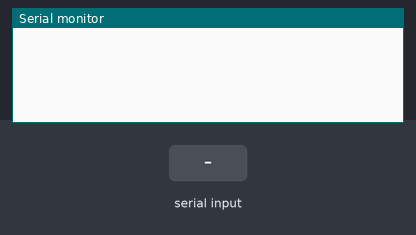
Bench run of a sketch on a simulated Arduino Uno, built with avr-gcc and run on an emulated ATmega328P. On the bench: the last lines printed to the serial monitor. The inputs (shaded band) are chosen by the test bench.

Above: at 1.2 s.
1.3 s: ";" received over Serial
At 2.3 s:
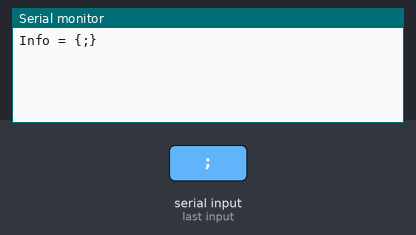
2.8 s: "90;45;200\n" received over Serial
At 4.0 s:
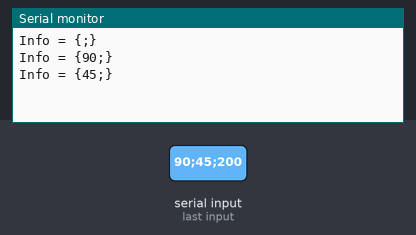
4.3 s: "30;150;10\n" received over Serial
At 5.3 s:
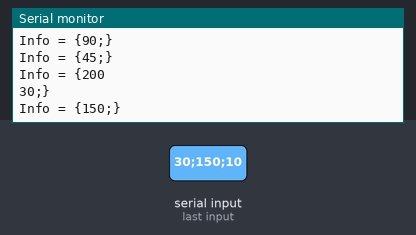

The sketch:

main.ino
```cpp
#include <Wire.h>
#include <math.h>

/*Standard x and y
 * These are the values that keep the robot stationary
 * They range from 30 to 230, where 30 is go Back and 230 is go Ahead for y. For x, 30 is go Left and 230 is go Right
*/
#define STD_X 130
#define STD_Y 123

//Global variables
int x,y; //Values sent to the main board
int Speed,Steer,Limit; //Values used to convert string -> int, recieved through UART
String information=""; //String recieved through UART
bool stringComplete; //Flag to check if the message is complete

//Vector send through I2C
uint8_t vector[6] = {218, 130, 0, 1, 0, 1};

void setup(){
  Serial.begin(9600);

  //i2c
  Wire.begin(0x52);
  Wire.onRequest(requestEvent);
}

//Function that checks if speed and steer are correct, transform them according to the limit, and set the global x and y
void control(float _speed, float _steer, float _limit){
  float  coefficient_speed, coefficient_steer;
  coefficient_speed = (_speed/100) * abs(_limit);
  coefficient_steer = (_steer/100) * abs(_limit);
  y = STD_Y +  coefficient_speed;
  if(y < 35) y = 35; if(y > 230) y = 230;
  x = STD_X +  coefficient_steer;
  if(x < 35) x = 35; if(x > 230) x = 230;

}

void loop(){
  //read menssages and call control funtion
  readUart();
}

//Send information to the main board, when requested
void requestEvent() {
  int i;
  vector[0] = x;
  vector[1] = y;
  for(i = 0; i < 6; i++){
    Wire.write(vector,6);
  }
}

//Auxiliary funtion to uart communication
void readinfo(){
      information = "";
      stringComplete = false;
}

//Convert the uart menssage and call control
void readUart() {
  String temp;
  char sinal;
  EventSerial();
  if(stringComplete){
    Serial.print("Info = {");
    Serial.print(information);
    Serial.println("}");
    temp="";
    sinal = information[0] - 48; //1 if sinal = '1' and 0 if sinal = '0'
    temp += information[1];
    temp += information[2];
    temp += information[3];
    Speed = temp.toInt();
    if(!sinal) Speed *= -1;

    temp="";
    sinal = information[5] - 48;
    temp += information[6];
    temp += information[7];
    temp += information[8];
    Steer = temp.toInt();
    if(!sinal) Steer *= -1;

    temp="";
    sinal = information[10] - 48;
    temp += information[11];
    temp += information[12];
    temp += information[13];
    Limit = temp.toInt();
    if(!sinal) Limit *= -1;

    control(Speed,Steer,Limit);
    readinfo(); //reset the flags for the next reading
  }
}

//Receive uart sinal, and save it
void EventSerial() {
  while (Serial.available()) {
    char inChar = (char)Serial.read();
    information += inChar;
    if (inChar == ';') {
      stringComplete = true;
    }
  }
}
```

Measured:
- after the input at 1.3 s, the serial monitor: prints a new line at once (image 1)
- after the input at 2.8 s, the serial monitor: prints a new line at once (image 2)
- after the input at 4.3 s, the serial monitor: prints a new line at once (image 3)
